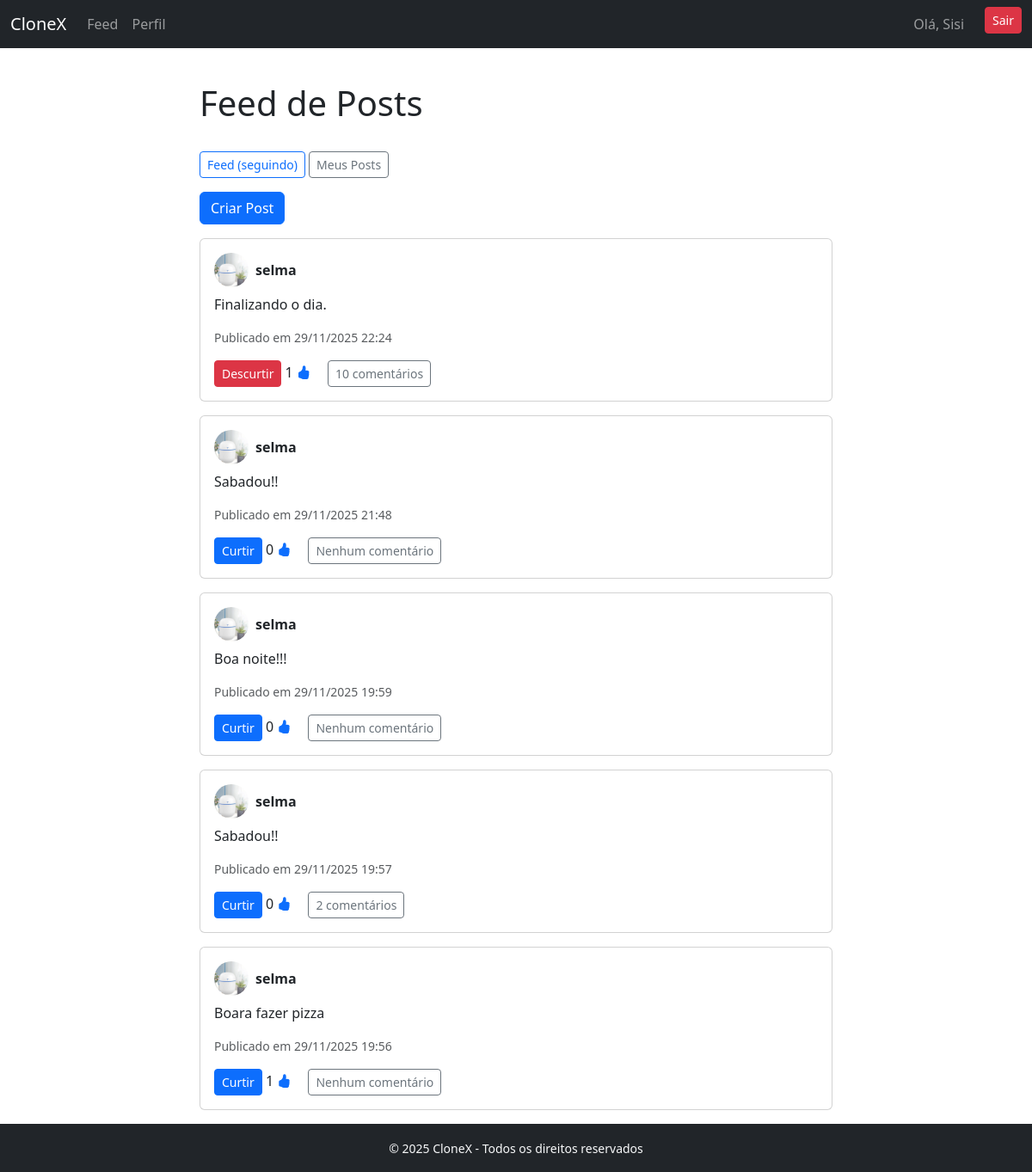
The page /feed/ (signed in) on the database its author committed.
### accounts/models.py (models this page shows, shortened)
class Profile(models.Model):
    user = models.OneToOneField(User, on_delete=models.CASCADE, related_name="profile")
    display_name = models.CharField(max_length=100, blank=True)
    avatar = models.ImageField(upload_to="avatars/", blank=True, null=True)
    bio = models.CharField(max_length=160, blank=True)
    created_at = models.DateTimeField(auto_now_add=True)

### social/models.py (models this page shows)
class Post(models.Model):
    author = models.ForeignKey(User, on_delete=models.CASCADE, related_name="posts")
    content = models.CharField(max_length=280)
    image = models.ImageField(upload_to="posts/", blank=True, null=True)
    created_at = models.DateTimeField(auto_now_add=True)

### social/views.py (the view)
# urls.py: path("feed/", feed, name="feed"),           # feed e comentários HTML
@login_required
def feed(request):
    if request.method == "POST":
        form = PostForm(request.POST, request.FILES)
        if form.is_valid():
            post = form.save(commit=False)
            post.author = request.user
            post.save()
            return redirect("feed")
    else:
        form = PostForm()
    following_users = Follow.objects.filter(follower=request.user).values_list("following", flat=True)
    posts = Post.objects.filter(author__in=following_users).order_by("-created_at")
    liked_posts = Like.objects.filter(user=request.user).values_list("post_id", flat=True)
    return render(request, "feed.html", {
        "posts": posts,
        "form": form,
        "liked_posts": liked_posts,
    })

### templates/feed.html (shortened to what this page needs)
{% extends "base.html" %} {% load static %} {% block content %}
<h1 class="pb-4 pt-3">Feed de Posts</h1>
<div class="mb-3">
  <a href="{% url 'feed' %}" class="btn btn-outline-primary btn-sm"
    >Feed (seguindo)</a
  >
  <a href="{% url 'my-posts' %}" class="btn btn-outline-secondary btn-sm"
    >Meus Posts</a
  >
</div>
<button
  class="btn btn-primary mb-3"
  data-bs-toggle="modal"
  data-bs-target="#novoPostModal"
>
  Criar Post
</button>
{% for post in posts %}
<div class="card mb-3">
  <div class="card-body">
    <div class="d-flex align-items-center mb-2">
      {% if post.author.profile.avatar %}
      <img
        src="{{ post.author.profile.avatar.url }}"
        width="40"
        height="40"
        class="rounded-circle me-2"
      />
      {% endif %}
      <strong>{{ post.author.username }}</strong>
    </div>
    <p>{{ post.content }}</p>
    <p class="text-muted small">
      Publicado em {{ post.created_at|date:"d/m/Y H:i" }}
    </p>
    <form
      method="post"
      action="{% url 'toggle-like' post.id %}"
      class="like-form d-inline"
      data-post-id="{{ post.id }}"
    >
      {% csrf_token %} {% if post.id in liked_posts %}
      <button type="submit" class="btn btn-sm btn-danger">Descurtir</button>
      {% else %}
      <button type="submit" class="btn btn-sm btn-primary">Curtir</button>
      {% endif %}
    </form>
    <span id="likes-count-{{ post.id }}">
      <span class="like-number">{{ post.likes.count }}</span>
      <i class="bi bi-hand-thumbs-up-fill text-primary"></i>
    </span>
    <a
      href="{% url 'comments' post.id %}"
      class="btn btn-sm btn-outline-secondary ms-3"
    >
      {% if post.comments.count == 0 %}
  Nenhum comentário
{% else %}
  {{ post.comments.count }} comentário{{ post.comments.count|pluralize:"s" }}
{% endif %}
    </a>
  </div>
</div>
{% empty %}
<p>Nenhum post encontrado.</p>
{% endfor %} {% endblock %}

### templates/base.html (shortened to what this page needs)
{% load static %}
<!DOCTYPE html>
<html lang="pt-br">
<head>
  <link rel="stylesheet" href="{% static 'css/style.css' %}">
  <link rel="stylesheet" href="https://cdn.jsdelivr.net/npm/bootstrap@5.3.2/dist/css/bootstrap.min.css">
  <link rel="stylesheet" href="https://cdn.jsdelivr.net/npm/bootstrap-icons@1.11.1/font/bootstrap-icons.css">
</head>
{% load static %}
<body>
  <nav class="navbar navbar-expand-lg navbar-dark bg-dark">
    <div class="container-fluid">
      <a class="navbar-brand" href="/">CloneX</a>
      <div class="collapse navbar-collapse" id="navbarNav">
        <ul class="navbar-nav me-auto">
          <li class="nav-item"><a class="nav-link" href="/feed/">Feed</a></li>
          {% if user.is_authenticated %}
  <li class="nav-item">
    <a class="nav-link" href="{% url 'profile' user.username %}">Perfil</a>
  </li>
{% else %}
  <li class="nav-item">
    <a class="nav-link" href="{% url 'login' %}">Perfil</a>
  </li>
{% endif %}
        </ul>
        <ul class="navbar-nav">
          {% if user.is_authenticated %}
            <li class="nav-item pe-3"><span class="nav-link">Olá, {{ user.profile.display_name }}</span></li>
            <li class="nav-item p">
              <form method="post" action="{% url 'logout' %}">
                <button class="btn btn-danger btn-sm" type="submit">Sair</button>
              </form>
            </li>
          {% else %}
            <li class="nav-item"><a class="nav-link" href="{% url 'login' %}">Entrar</a></li>
            <li class="nav-item"><a class="nav-link" href="{% url 'register' %}">Registrar</a></li>
          {% endif %}
        </ul>
      </div>
    </div>
  </nav>
  <main class="container mt-4">
    <div class="row justify-content-center">
      <div class="col-md-8">
        {% block content %}{% endblock %}
      </div>
    </div>
  </main>
  <footer>
    <small>&copy; 2025 CloneX - Todos os direitos reservados</small>
  </footer>
</body>
</html>

### templates/base.html (style rules this page uses)
html, body { height: 100%; margin: 0; }
body { display: flex; flex-direction: column; min-height: 100vh; }
main { flex: 1; }
footer { background: #212529; color: #f8f9fa; text-align: center; padding: 1rem; }

### rows shown on the page
Post: author.profile.avatar (picture), author.username "selma", content "Finalizando o dia.", created_at "29/11/2025 22:24", shows "Descurtir", likes.count "1", comments.count "10"
Post: author.profile.avatar (picture), author.username "selma", content "Sabadou!!", created_at "29/11/2025 21:48", shows "Curtir", likes.count "0", shows "Nenhum comentário"
Post: author.profile.avatar (picture), author.username "selma", content "Boa noite!!!", created_at "29/11/2025 19:59", shows "Curtir", likes.count "0", shows "Nenhum comentário"
Post: author.profile.avatar (picture), author.username "selma", content "Sabadou!!", created_at "29/11/2025 19:57", shows "Curtir", likes.count "0", comments.count "2"
Post: author.profile.avatar (picture), author.username "selma", content "Boara fazer pizza", created_at "29/11/2025 19:56", shows "Curtir", likes.count "1", shows "Nenhum comentário"

### other values the page prints
{{ user.profile.display_name }} "Sisi"
